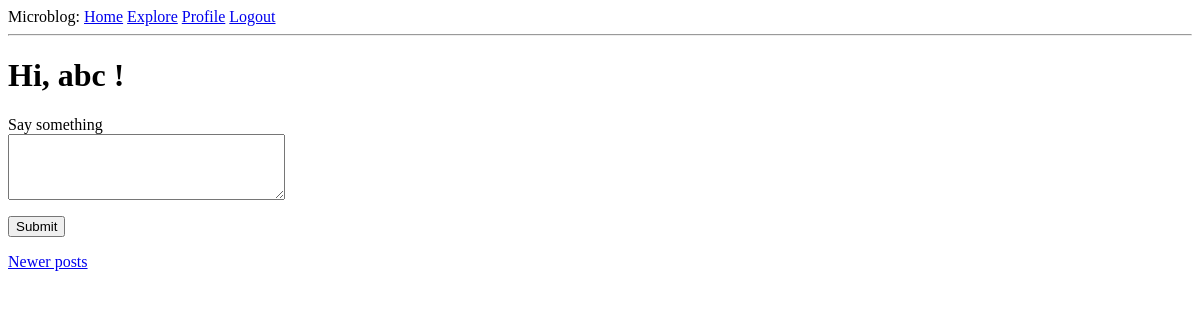
The app's page /index?page=2 (signed in), older data.
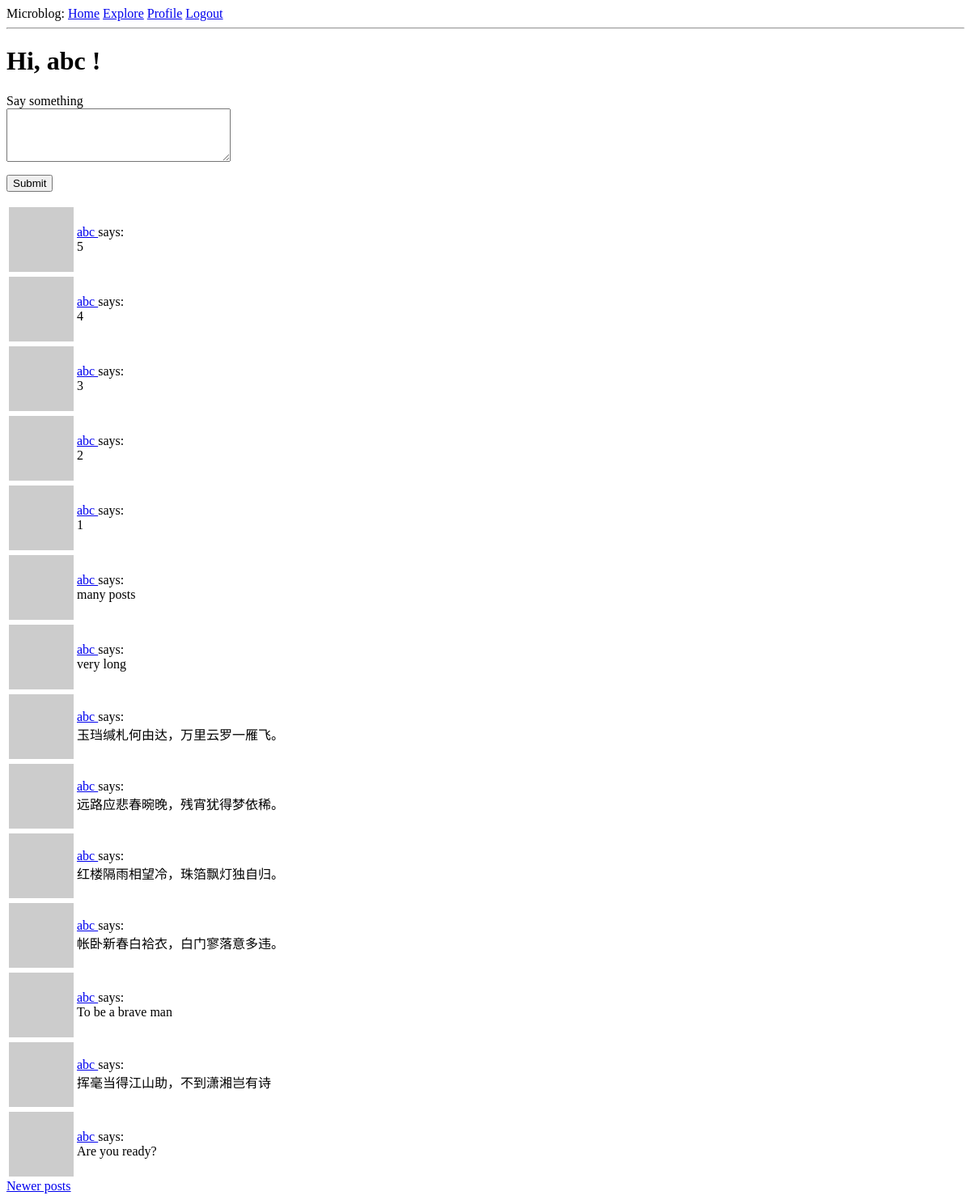
The same page, newer data.
### app/models.py (models this page shows, shortened)
class User(UserMixin, db.Model):
	id = db.Column(db.Integer, primary_key=True)
	username = db.Column(db.String(64), index=True, unique=True)
	email = db.Column(db.String(120), index=True, unique=True)
	password_hash = db.Column(db.String(128))
	posts = db.relationship('Post', backref='author', lazy='dynamic')
	about_me = db.Column(db.String(1024))
	last_seen = db.Column(db.DateTime, default=datetime.utcnow)
	followed = db.relationship(
		'User', secondary=followers,
		primaryjoin=(followers.c.follower_id == id),
		secondaryjoin=(followers.c.followed_id == id),
		backref=db.backref('followers', lazy='dynamic'), lazy = 'dynamic'
	)
	def avatar(self, size):
		digest = md5(self.email.lower().encode('utf-8')).hexdigest()
		return 'https://www.gravatar.com/avatar/{}?d=identicon&s={}'.format(digest, size)
	def followed_posts(self):
		followed = Post.query.join(followers, (followers.c.followed_id == Post.user_id)).filter(
			followers.c.follower_id == self.id)
		own = Post.query.filter_by(user_id=self.id)
		return followed.union(own).order_by(Post.timestamp.desc())

class Post(db.Model):
	id = db.Column(db.Integer, primary_key = True)
	body = db.Column(db.String(140))
	timestamp = db.Column(db.DateTime, index = True, default=datetime.utcnow)
	user_id = db.Column(db.Integer, db.ForeignKey('user.id'))

### app/routes.py (the view)
@flask_app.route('/', methods=['GET', 'POST'])
@flask_app.route('/index', methods=['GET', 'POST'])
@login_required
def index():
	form = PostForm()
	if form.validate_on_submit():
		post = Post(body=form.post.data, author=current_user)
		db.session.add(post)
		db.session.commit()
		flash('Your post is now live!')
		return redirect(url_for('index'))
	page = request.args.get('page', 1, type=int)
	posts = current_user.followed_posts().paginate(page=page,
					per_page=flask_app.config['POSTS_PER_PAGE'], error_out=False)
	next_url = url_for('index', page=posts.next_num) if posts.has_next else None
	prev_url = url_for('index', page=posts.prev_num) if posts.has_prev else None
	return render_template('index.html', title='Home', form=form,
						   posts=posts.items, next_url=next_url,
						   prev_url=prev_url)

### app/forms.py
class PostForm(FlaskForm):
    post = TextAreaField('Say something', validators=[DataRequired(), Length(min=1, max=140)])
    submit = SubmitField('Submit')

### app/models.py (called while the page is built)
@login.user_loader
def load_user(id):
	return User.query.get(int(id))

### app/routes.py (called while the page is built)
@flask_app.before_request
def before_request():
	if current_user.is_authenticated:
		current_user.last_seen = datetime.utcnow()
		db.session.commit()

### app/templates/index.html (shortened to what this page needs)
{% extends "base.html" %}
{% block content %}
    <h1>Hi, {{ current_user.username }} !</h1>
    {% if form %}
    <form action="" method="post">
        <p>
            {{ form.post.label}} <br>
            {{ form.post(cols=32, rows = 4) }} <br>
        </p>
        <p>{{ form.submit() }}</p>
    </form>
    {% endif %}
    {% for post in posts %}
        {% include '_post.html' %}
    {% endfor %}
    {% if prev_url %}
    <a href="{{ prev_url }}">Newer posts</a>
    {% endif %}
{% endblock %}

### app/templates/base.html (shortened to what this page needs)
<html>
    <head>
    </head>
    <body>
        <div>
			Microblog:
			<a href="{{ url_for('index')}}">Home</a>
			<a href="{{ url_for('explore') }}">Explore</a>
			{% if current_user.is_anonymous %}
			<a href="{{ url_for('login') }}">Login</a>
			{% else %}
			<a href="{{ url_for('user', username=current_user.username) }}">Profile</a>
			<a href="{{ url_for('logout') }}">Logout</a>
			{% endif %}
		</div>
        <hr>
        {% block content %} {% endblock %}
    </body>
</html>

### app/templates/_post.html
<table>
        <tr valign="mid">
            <td><img src="{{ post.author.avatar(36) }}"></td>
            <td>
                <a href="{{ url_for('user', username=post.author.username) }}">
                    {{ post.author.username }}
                </a>
                says: <br>{{ post.body }}
            </td>
        </tr>
</table>

Row changes from the older to the newer data that the page shows:
added Post: author.username "abc", body "5"
added Post: author.username "abc", body "4"
added Post: author.username "abc", body "3"
added Post: author.username "abc", body "2"
added Post: author.username "abc", body "1"
added Post: author.username "abc", body "many posts"
added Post: author.username "abc", body "very long"
added Post: author.username "abc", body "玉珰缄札何由达，万里云罗一雁飞。"
added Post: author.username "abc", body "远路应悲春晼晚，残宵犹得梦依稀。"
added Post: author.username "abc", body "红楼隔雨相望冷，珠箔飘灯独自归。"
added Post: author.username "abc", body "帐卧新春白袷衣，白门寥落意多违。"
added Post: author.username "abc", body "To be a brave man"
added Post: author.username "abc", body "挥毫当得江山助，不到潇湘岂有诗"
added Post: author.username "abc", body "Are you ready?"
